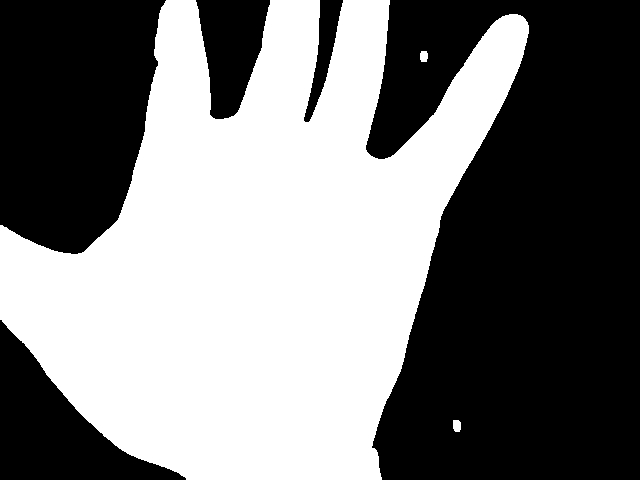
#> input picture PV1_binary/134/4.bmp, 640 x 480 px, found by its file name
$ python pre_process.py
#> lines starting #> are read from the running program, lines starting #| are printed output that depends on the picture; after the words box and inside, x2 and y2 are one past the last pixel; in counts of white or black regions, pixels touching at a corner belong together; long printed decimals are rounded
import cv2
import os
import matplotlib.pyplot as plt
import numpy as np
from cv2_util import draw_reticle

IMAGE_WIDTH = 640
IMAGE_HEIGHT = 480

# 该函数将读取当前目录下的文件夹，并将里面的图片显示出来
# [85 lines left out: functions save_bin_images, save_bin_images_for_PPPV, show_gray_histogram, not called in this run]

# 该函数输入一个列表，其中包含许多y坐标值，将这些y坐标值绘制成折线图
def show_y_coordinate(point_list):
    x = np.arange(len(point_list))
    plt.plot(x, IMAGE_HEIGHT -  point_list[:, 1])
    plt.xlabel('x')
    plt.ylabel('y')
    plt.show()

# 该函数实现一个滑动平均滤波，根据核大小在y坐标上进行滑动平均滤波，头尾进行补0
def moving_average_filter(point_list, kernel_size = 3):
    # 核大小为奇数
    if kernel_size % 2 == 0:
        raise ValueError('The kernel size must be odd')
    # 滤波后的点集
    filtered_points = []
    # 核的一半大小
    half_kernel_size = kernel_size // 2
    # 头部补0
    for i in range(half_kernel_size):
        filtered_points.append([0,480])
    # 滑动平均滤波
    for i in range(len(point_list)):
        filtered_points.append(point_list[i])
    # 尾部补0
    for i in range(half_kernel_size):
        filtered_points.append([0,480])
    result = []
    for i in range(half_kernel_size, len(point_list) + half_kernel_size):
        sum = 0
        for j in range(kernel_size):
            sum += filtered_points[i - half_kernel_size + j][1]
        sum += filtered_points[i][1]
        for j in range(kernel_size):
            sum += filtered_points[i + half_kernel_size - j][1]
        sum/= kernel_size
        result.append([filtered_points[i][0], sum])
    return result

# 该函数创建一个k大小的滑动窗口，用来遍历一维数据找到局部最小值
def sliding_window_min(data, kernel_size = 5):
    # 滑动窗口的一半大小
    half_kernel_size = kernel_size // 2
    # 局部最小值的索引
    local_min_index = []
    # 遍历数据
    for i in range(half_kernel_size, len(data) - half_kernel_size):
        is_min = True
        for j in range(kernel_size):
            if(data[i - half_kernel_size + j] < data[i]):
                is_min = False
                break
        for j in range(kernel_size):
            if(data[i + half_kernel_size - j] < data[i]):
                is_min = False
                break
        if is_min:
            local_min_index.append(i)

    return local_min_index

# 该函数用于将读取的图片转化为灰度图，在利用otsu算法进行二值化
# [18 lines left out: function bgr2binary, not called in this run]

# 该函数用于寻找二值图中的角点
def find_corners(binary_path = 'PV1_binary/131/1.bmp',draw_enable=False):
#> called with binary_path = 'PV1_binary/134/4.bmp', draw_enable = True
    img_path = binary_path.replace('_binary', '')
    img = cv2.imread(img_path)
#> img is the input picture: shape (480, 640, 3); 48.2% white; 3 white regions, box (x1, y1, x2, y2) and area: (0, 0, 529, 480) 148052, (453, 420, 461, 432) 87, (420, 51, 428, 62) 79
    binary = cv2.imread(binary_path, cv2.IMREAD_GRAYSCALE)
#> binary: shape (480, 640); 48.2% white; 3 white regions
    # 找轮廓
    contours, hierarchy = cv2.findContours(binary, cv2.RETR_EXTERNAL, cv2.CHAIN_APPROX_SIMPLE)
#> contours = 3 contours; box (x1, y1, x2, y2) and area: (0, 0, 529, 480) 146920, (453, 420, 461, 432) 70, (420, 51, 428, 62) 63
    contours_area = []
    for contour in contours:
        # 获取轮廓的面积
        contours_area.append(cv2.contourArea(contour))
#> this loop made 3 passes
#> after the loop, contours_area = [70.5, 63, 146920]
    print(contours_area)
#| [70.5, 63.0, 146920.0]
    max_contour_index = np.argmax(contours_area)
#> max_contour_index = 2
    # 找到凸包角点
    hull=cv2.convexHull(contours[max_contour_index])
#> hull = contour of 27 points, box (x1, y1, x2, y2) (0, 0, 529, 480), area 189000
    # 绘制凸包角点
    cv2.polylines(img, [hull], True, (0, 0, 255), 2)
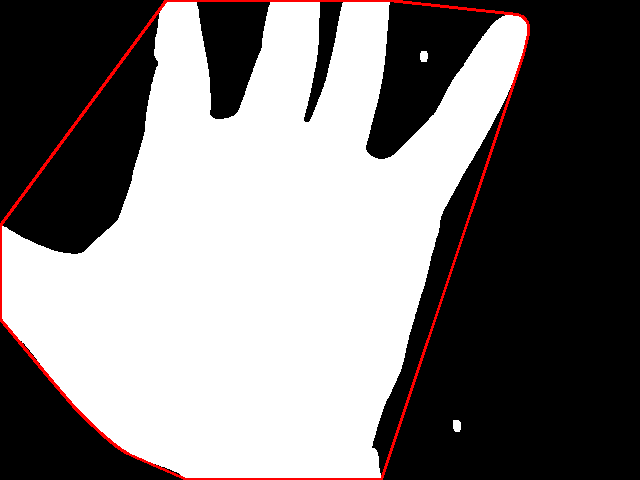
#> img: shape (480, 640, 3); 1.45% of pixels changed, all inside (x1, y1, x2, y2) = (0, 0, 530, 480)
    # print(contours[max_contour_index].shape)
    # 绘制轮廓点
    hand_contours_points = []
    for i in range(contours[max_contour_index].shape[0]):
        cv2.circle(img, (contours[max_contour_index][i][0][0],
                    contours[max_contour_index][i][0][1]),
                    5, (255, 0, 255), -1)
        hand_contours_points.append(contours[max_contour_index][i][0])
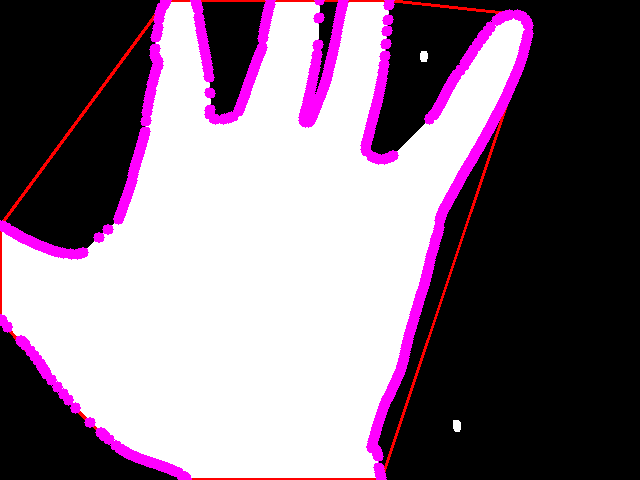
#> img: shape (480, 640, 3); 6.31% of pixels changed, all inside (x1, y1, x2, y2) = (0, 0, 534, 480)
#> after the loop, hand_contours_points = 937 pairs, first value 0 to 528, second value 0 to 479
        # print(contours[max_contour_index][i][0])
    # print(hand_contours_points)
    print("cnt points num: ",len(hand_contours_points))
#| cnt points num:  937
    hand_contours_points_dis = [(IMAGE_WIDTH/2 - point[0])**2 + (IMAGE_HEIGHT - point[1])**2 for point in hand_contours_points]
#> hand_contours_points_dis = 937 values, max 256225 at index 576, min 3533 at index 272, mean 131375.6
    # print("cnt points down: ", min(hand_contours_points,
    #                                     key = lambda x: (IMAGE_WIDTH/2 - x[0])**2 + (IMAGE_HEIGHT - x[1])**2))
    root_point_index = np.argmin(hand_contours_points_dis)
#> root_point_index = 272
    print("cnt points down index: ", np.argmin(hand_contours_points_dis))
#| cnt points down index:  272
    # 把根部点之前的所有点移动到列表末尾
    hand_contours_points = hand_contours_points[root_point_index:] + hand_contours_points[:root_point_index]
    # 对轮廓点按x由小到大排序
    # hand_contours_points = sorted(hand_contours_points, key = lambda x: x[0])
    # print("cnt points sorted", hand_contours_points)
    # 对轮廓点的y坐标进行滑动平均滤波
    # hand_contours_points = np.array(hand_contours_points)
    hand_contours_points = moving_average_filter(hand_contours_points,15)
#> after the loop in moving_average_filter, `for i in range(len(point_list)):`: filtered_points = 944 pairs, first value 0 to 528, second value 0 to 480
#> after the loop in moving_average_filter, `for i in range(half_kernel_size):`: filtered_points = 951 pairs, first value 0 to 528, second value 0 to 480
#> the loop in moving_average_filter, `for i in range(half_kernel_size, len(point_list) + half_kernel_size):` made 937 passes
#> sum on passes 1 to 3: 962.7, 957.6, 953
#> after the loop in moving_average_filter, `for i in range(half_kernel_size, len(point_list) + half_kernel_size):`: result = 937 pairs, first value 0 to 528, second value 8.93 to 986.1
#> hand_contours_points has the same summary as result in moving_average_filter
    hand_cnt_points_y = IMAGE_HEIGHT - np.array(hand_contours_points)[:,-1]
#> hand_cnt_points_y = 937 values, max 471.1 at index 665, min -506.1 at index 936, mean 104.7
    for i in range(hand_cnt_points_y.shape[0]):
        print(f"- NO.{i}: {hand_cnt_points_y[i]}")
#> this loop made 937 passes
#| - NO.0: -482.733
#| - NO.1: -477.6
#| - NO.2: -473.0
#| - NO.3: -468.133
#| - NO.4: -462.867
#| - NO.5: -457.467
#| - NO.6: -451.733
#| - NO.7: -446.0
#> (further printed lines are left out)
    local_min_list = sliding_window_min(hand_cnt_points_y,9)
#> after the loop in sliding_window_min, `for i in range(half_kernel_size, len(data) - half_kernel_size):`: local_min_index = [392, 518, 625, 626, 781]
#> local_min_list = [392, 518, 625, 626, 781]
    print("local min points: ",local_min_list)
    for l_p in local_min_list:
        print(f"local min point: ({hand_contours_points[l_p][0]},{hand_contours_points[l_p][1]})")
        print(type(hand_contours_points[l_p]))
        # draw_reticle(img, hand_contours_points[l_p][0],hand_contours_points[l_p][1], label_color=(0, 0, 255))
        cv2.circle(img, (hand_contours_points[l_p]), 10, (0, 0, 255), -1)
#> this loop made 5 passes
#> l_p on passes 1 to 5: 392, 518, 625, 626, 781
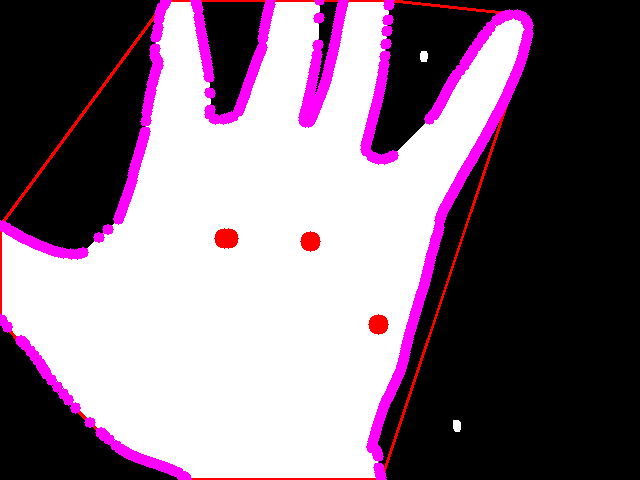
#> img: shape (480, 640, 3); 0.33% of pixels changed, all inside (x1, y1, x2, y2) = (214, 228, 389, 335)
    # for p in hand_cnt_points_y:
    #     print(p)

    show_y_coordinate(np.array(hand_contours_points))
#> in show_y_coordinate, `x = np.arange(len(point_list))`: x = 937 values from 0 to 936
#> in show_y_coordinate, `plt.show()`:
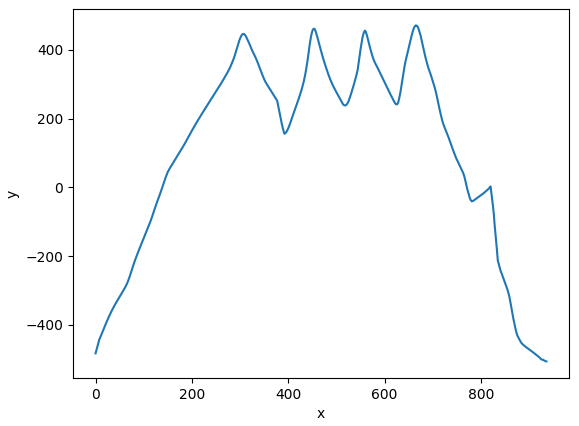
#> figure drawn by matplotlib, 1 panel; curve peaks at x = 665, y = 471.1


    # [21 lines of commented-out code are left out]

    if draw_enable:
        # 画出轮廓
        cv2.drawContours(img, contours,max_contour_index, (0, 255, 0), 3)
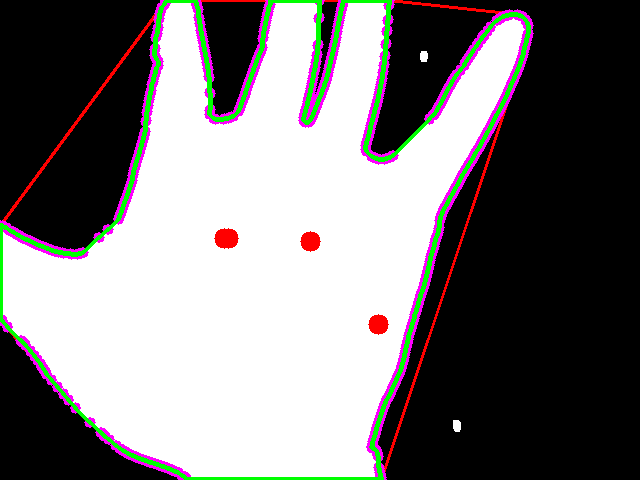
#> img: shape (480, 640, 3); 3.39% of pixels changed, all inside (x1, y1, x2, y2) = (0, 0, 531, 480)
    return img

if __name__ == '__main__':
    # [4 lines of commented-out code are left out]
    img = find_corners('PV1_binary/134/4.bmp', True)
    key = 0
    while True:
        cv2.imshow('contours', img)
        key = cv2.waitKey(0)
#> (key Esc is pressed here)
        if key == 27:
            break
